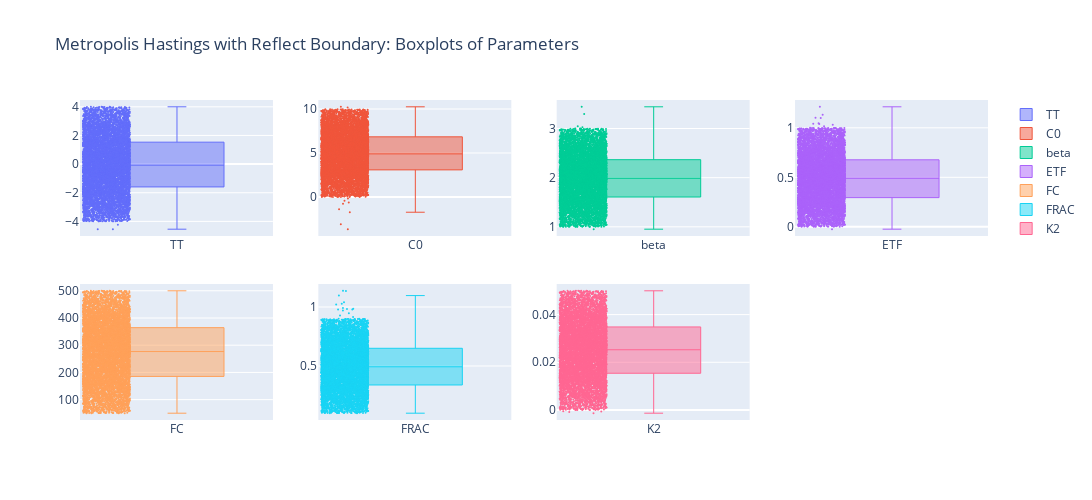

This figure's notebook cell:
### Code cell
fig = make_subplots(rows=2, cols=4)

for i, col in enumerate(samples.columns):
    row = (i // 4) + 1  
    col_idx = (i % 4) + 1  

    fig.add_trace(
        go.Box(
            y=samples[col],
            name=col,
            boxpoints="all",
            jitter=0.5,
            whiskerwidth=0.2,
            marker_size=2,
            line_width=1,
        ),
        row=row,
        col=col_idx,
    )

# Update layout 
fig.update_layout(
    height=500,  
    width=1200,  
    title_text="Metropolis Hastings with Reflect Boundary: Boxplots of Parameters",
)
fig.show()

### Figure 1 — Plotly figure (JSON) as saved in the notebook; plotly's stock layout.template omitted (floating-point values rounded to 4 significant figures; data arrays with more than 128 entries replaced by an {"elided": "..."} marker saying what was removed)
{"data": [{"boxpoints": "all", "jitter": 0.5, "line": {"width": 1}, "marker": {"size": 2}, "name": "TT", "type": "box", "whiskerwidth": 0.2, "xaxis": "x", "y": {"elided": "8001 float values"}, "yaxis": "y"}, {"boxpoints": "all", "jitter": 0.5, "line": {"width": 1}, "marker": {"size": 2}, "name": "C0", "type": "box", "whiskerwidth": 0.2, "xaxis": "x2", "y": {"elided": "8001 float values"}, "yaxis": "y2"}, {"boxpoints": "all", "jitter": 0.5, "line": {"width": 1}, "marker": {"size": 2}, "name": "beta", "type": "box", "whiskerwidth": 0.2, "xaxis": "x3", "y": {"elided": "8001 float values"}, "yaxis": "y3"}, {"boxpoints": "all", "jitter": 0.5, "line": {"width": 1}, "marker": {"size": 2}, "name": "ETF", "type": "box", "whiskerwidth": 0.2, "xaxis": "x4", "y": {"elided": "8001 float values"}, "yaxis": "y4"}, {"boxpoints": "all", "jitter": 0.5, "line": {"width": 1}, "marker": {"size": 2}, "name": "FC", "type": "box", "whiskerwidth": 0.2, "xaxis": "x5", "y": {"elided": "8001 float values"}, "yaxis": "y5"}, {"boxpoints": "all", "jitter": 0.5, "line": {"width": 1}, "marker": {"size": 2}, "name": "FRAC", "type": "box", "whiskerwidth": 0.2, "xaxis": "x6", "y": {"elided": "8001 float values"}, "yaxis": "y6"}, {"boxpoints": "all", "jitter": 0.5, "line": {"width": 1}, "marker": {"size": 2}, "name": "K2", "type": "box", "whiskerwidth": 0.2, "xaxis": "x7", "y": {"elided": "8001 float values"}, "yaxis": "y7"}], "layout": {"height": 500, "title": {"text": "Metropolis Hastings with Reflect Boundary: Boxplots of Parameters"}, "width": 1200, "xaxis": {"anchor": "y", "domain": [0, 0.2125]}, "xaxis2": {"anchor": "y2", "domain": [0.2625, 0.475]}, "xaxis3": {"anchor": "y3", "domain": [0.525, 0.7375]}, "xaxis4": {"anchor": "y4", "domain": [0.7875, 1]}, "xaxis5": {"anchor": "y5", "domain": [0, 0.2125]}, "xaxis6": {"anchor": "y6", "domain": [0.2625, 0.475]}, "xaxis7": {"anchor": "y7", "domain": [0.525, 0.7375]}, "xaxis8": {"anchor": "y8", "domain": [0.7875, 1]}, "yaxis": {"anchor": "x", "domain": [0.575, 1]}, "yaxis2": {"anchor": "x2", "domain": [0.575, 1]}, "yaxis3": {"anchor": "x3", "domain": [0.575, 1]}, "yaxis4": {"anchor": "x4", "domain": [0.575, 1]}, "yaxis5": {"anchor": "x5", "domain": [0, 0.425]}, "yaxis6": {"anchor": "x6", "domain": [0, 0.425]}, "yaxis7": {"anchor": "x7", "domain": [0, 0.425]}, "yaxis8": {"anchor": "x8", "domain": [0, 0.425]}}}
